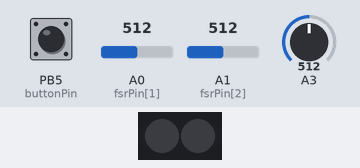
This sketch was run on a simulated ATtiny85, built with avr-gcc and run on an emulated ATtiny85. Shown: 2 RGB LEDs in strip order, left to right. Inputs (shaded band) come from the test bench; at power-on: PB5 (buttonPin) HIGH, A0 (fsrPin[1]) = 512, A1 (fsrPin[2]) = 512, A3 = 512. The local clock reads 2024-03-15 10:24:30 at power-on unless the sketch sets it; storage starts empty.

Above: at 0.12 s.
At 2.7 s:
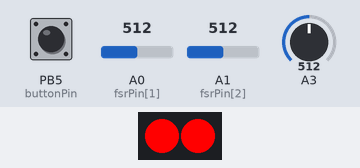
Timing chart, 0 to 6.8 s (numbered marks = the images above):
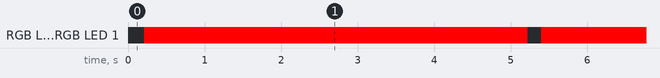

Measured:
- by itself, RGB LED 0, RGB LED 1: alternates RGB(255, 0, 0) for 5.0 s and off for 0.17 s

The sketch:

SmartBoot.ino
```cpp
//------------------------------------------------------------
//------------------------------------------------------------
// Inclusions and Initializations

// SD Shield
#include <SPI.h>
#include <SD.h>
Sd2Card card;
SdVolume volume;
SdFile root;
File dataFile;
File Inputs;
File CalibrationFile;
int FSR, alpha;

// RTC
#include <Wire.h>
#include "RTClib.h"
RTC_DS1307 rtc;

// Time stamp variables
int MillisInt = 0;
int time1 = 0;
int setmillis = 0; // millis() is of type long, this will be subtracted from it to reset the millisecond counter.
String DateString, TimeString, HourString, MinuteString, SecondString, RecordString; // String that will be recorded to the SD Card

//------------------------------------------------------------

// LEDs
//Place LED ground into separate ground from the FSRs!
#include "LPD8806.h"
#include "SPI.h" // Comment out this line if using Trinket or Gemma
#ifdef __AVR_ATtiny85__
#include <avr/power.h>
#endif
int i;
const int nLEDs = 2;
const int dataPin = 4; // Green Wire
const int clockPin = 2; // Blue Wire
LPD8806 strip = LPD8806(nLEDs, dataPin, clockPin);

// Timing variables for LEDs
long lightTime = 0;
long showTime = 800;

//------------------------------------------------------------

// Force Sensors
// Assigns analog pins to read
const int fsrPin[6] = {13, 14, 15, 11, 8, 7};
// Raw FSR Readings
int fsrReading[6] = {0, 0, 0, 0, 0, 0};

// Force Calibration Values. Tares(i) is the tared value, applied post calibration.
long Calibs[6][2];
float e = 2.781;
float denom = 10000.0; // Denominator of the Calibs columns
int Tares[6];

//Forces Post Calibration
float fsrForce[6];
// Forces post calibration equation.
float Forces[2]; // 0 is front, 1 is back

// Data averaging and smoothing variables:
int blockSize = 11;
float sums[2][11]; // MUST be the same as blockSize!
float aveSum[3];
float positive = 0.0, deviation = 0.0;
int sumcounter = 0;
bool istared = false ;
int valuecount;

// Variables to call tare function
const int buttonPin = 5; // Digital Pin for the button reading
bool buttonState = false; // Button is initially unpressed
int buttonTimer = 0; // Counts number of cycles button is held for

//------------------------------------------------------------

// Variables determining an acceptable PWB step
float AccLow;
float AccHigh;
float Threshhold;
int StanceStart, SwingStart; // millis() stamps of respective events. Difference is reported.
String StanceStartTime; // Time stamp of when the Stance is Started.
boolean InThresh;
int threshCycles = 0;

// Writing values to SD Card
float TempMaxForce, TempMaxRear;
String TempMaxTime;
boolean writeCycle = false;

//------------------------------------------------------------
//------------------------------------------------------------

void setup() {

  // Start Serial Port communication
//Serial.begin(57600);

  //------------------------------------------------------------

  // RTC Setup
#ifdef AVR
  Wire.begin();
#else
  Wire1.begin();
#endif
  rtc.begin();

  if (! rtc.isrunning()) {
    // following line sets the RTC to the date & time this sketch was compiled
    rtc.adjust(DateTime(F(__DATE__), F(__TIME__)));
    // This line sets the RTC with an explicit date & time from the connected PC
  }
  // END RTC Setup

  //------------------------------------------------------------

  // SD Setup
  // make sure that the default chip select pin is set to
  // output, even if you don't use it:
  pinMode(10, OUTPUT);
  // see if the card is present and can be initialized:
  if (!SD.begin(10, 11, 12, 13)) {
    Serial.println("SD card initialization failed!");
    return;
  }
  // Read bodyweight and partial percent
  // from input text file "Inputs.txt" of format: int1, int2
  Inputs = SD.open("Inputs.txt", FILE_READ);
  int BW = Inputs.parseInt();
  int PP = Inputs.parseInt();
  Inputs.close();  // Close this file on the SD Card
  // Calculate threshold values for LED coordination
  AccLow = ((PP - 10) / 100.0) * BW;
  AccHigh = ((PP + 10) / 100.0) * BW;
  Threshhold = .05 * BW;
  // Get calibration information
  CalibrationFile = SD.open("Cal1.txt", FILE_READ);
  if (CalibrationFile.available()) {
    for (FSR = 0; FSR < 6; FSR ++) {
      for (alpha = 0; alpha < 2; alpha++) {
        Calibs[FSR][alpha] = CalibrationFile.parseInt();
      }
    }
    CalibrationFile.close();
  }
  // END SD Setup

  //------------------------------------------------------------

  // LED Setup - Do not connect LED Ground with any other grounds.
#if defined(__AVR_ATtiny85__) && (F_CPU == 16000000L)
  clock_prescale_set(clock_div_1); // Enable 16 MHz on Trinket
#endif

  strip.begin();
  strip.show();
  // END LED Setup
}

//------------------------------------------------------------
//------------------------------------------------------------

void loop() {

  //------------------------------------------------------------

  // DATE & TIME Stamping
  DateTime now = rtc.now(); // Access RTC

  MillisInt = int(millis() - setmillis);

  // Check & manipulate the milliseconds
  if (now.second() == 0 && time1 == 59) { // reset time1 every minute
    time1 = now.second();
    setmillis = millis();
  }
  else if (now.second() > time1 && MillisInt > 500) { // reset milliseconds for new second
    setmillis = millis();
    MillisInt = 0;
    time1 = now.second();
  }
  else if (now.second() == time1 && 1000 <= MillisInt)
    MillisInt -= 3;

  String MillisString = String(MillisInt);

  int milLength = MillisString.length();  // the length of the string of MillisString.
  if (milLength >= 3)
    MillisString = MillisString.substring(milLength - 3);
  // removes all other characters except the last three in the MillisString string.
  if (MillisString.length() < 2)
    MillisString = '0' + MillisString;
  if (MillisString.length() < 3)
    MillisString = '0' + MillisString;
  // End Millisecond Calcuations

  // Set Date String of Year/Month/Day
  DateString = String(now.month()) + '/' + String(now.day()) + '/' + String(now.year()) + ' ';

  // Time String. Inserting zeros where appropriate to keep the format: HH:MM:SS.XXX
  if (now.hour() < 10)
    HourString = '0' + String(now.hour()) ;
  else
    HourString = String(now.hour()) ;

  if (now.minute() < 10)
    MinuteString = '0' + String(now.minute());
  else
    MinuteString = String(now.minute());

  if (now.second() < 10)
    SecondString = '0' + String(now.second());
  else
    SecondString = String(now.second());

  TimeString = HourString + ':';
  TimeString += MinuteString + ':';
  TimeString += SecondString + '.' ;
  TimeString += MillisString + ' ';
  // END DATE & TIME Stamping - Do not combine Date and time strings into one string.

  //------------------------------------------------------------

  // Call Tare Function
  if (buttonState == false) {
    buttonTimer = 0;
  }
  else {
    buttonTimer++;
  }
  buttonState = digitalRead(buttonPin);
  if (buttonTimer >= 20) {
    Tare();
    buttonTimer = 0;
  }
  // End Call Tare Function

  //------------------------------------------------------------

  // FORCE DATA

  // Collect raw force data and apply calibrations & tares
  for (FSR = 0; FSR < 6; FSR++) {
    fsrReading[FSR] = analogRead(fsrPin[FSR]);
    fsrForce[FSR] = Calibs[FSR][0] / denom
                    * pow(e, Calibs[FSR][1] / denom * fsrReading[FSR])
                    - Calibs[FSR][0] / denom - Tares[FSR];
  }
  Forces[0] = fsrForce[2] + fsrForce[4] + fsrForce[5] ;
  Forces[1] = fsrForce[0] + fsrForce[1] + fsrForce[3] ;

  // find the average of the current mean block
  if (istared) {
    for (alpha = 0; alpha < 2; alpha++) {
      aveSum[alpha] -= sums[alpha][sumcounter] / blockSize;
      sums[alpha][sumcounter] = Forces[alpha];
      aveSum[alpha] += Forces[alpha] / blockSize;
    }

    sumcounter++;
    aveSum[2] = aveSum[0] + aveSum[1];

    if (sumcounter == blockSize)
      sumcounter = 0;
  }
//  Serial.print("AveSum:");
//  Serial.println(aveSum[2]);
  //    if (valuecount < blockSize)
  //      valuecount++;
  //    // Signal smoothing algorithm
  //    // Undo previous adjustment
  //    else {
  //      aveSum -= positive * deviation / (blockSize ^ 2);
  //      positive = 0; // net number of data points above or below mean
  //      deviation = 0; // sum of distances from the mean
  //      for (int i = 0; i < blockSize; i++) {
  //        positive += ((sums[i] - aveSum) >= 0) ? 1 : -1;
  //        deviation += abs(sums[i] - aveSum);
  //      }
  //      aveSum += (positive/abs(positive)) * deviation / (blockSize ^ 2);
  //      Serial.print("Positive");
  //      Serial.println(positive);
  //      Serial.print("aveSum:");
  //      Serial.println(aveSum);
  //    }

  // END FORCE DATA

  //-----------------------------------------------------------

  //  Begin resulting actions from force measurement
  // Writing to SD Card
  // Coloring LEDs
  if (aveSum[2] > Threshhold) {
    if (!InThresh)
      StanceStart = millis();
      StanceStartTime = TimeString;
    InThresh = true;
    threshCycles++;

//    if (aveSum[2] > TempMaxForce) {
//      TempMaxTime = TimeString;
//      TempMaxForce = aveSum[2];
//      TempMaxRear = aveSum[1];
//    }
  }
  else {
    if (InThresh && threshCycles > 20){ // Ensures that the force values are not wavering at threshhold.
      writeCycle = true;
      SwingStart = millis();
    }
    InThresh = false;
    threshCycles = 0;
  }

  if (!InThresh) {
    strip.show();
    if (writeCycle) {
      File dataFile = SD.open("data.txt", FILE_WRITE);
      if (dataFile) {
        dataFile.print(DateString);
        dataFile.print(StanceStartTime);
        dataFile.print(SwingStart - StanceStart);
        dataFile.close();
      }
      writeCycle = false;
//      if (TempMaxForce >= AccLow && TempMaxForce <= AccHigh) {
//        justRight();
//        lightTime = millis();
//
//      }
//      else if (TempMaxForce < AccLow) {
//        tooLittle();
//        lightTime = millis();
//      }
//      else if (TempMaxForce > AccHigh) {
//        tooMuch();
//        lightTime = millis();
//      }
//      TempMaxForce = 0;
    }
  }
  // Allows the LEDs to remain lit for a short time
//  if (millis() - lightTime > showTime || InThresh)
//    noColor();
}

//------------------------------------------------------------
//------------------------------------------------------------

// LED functions
void tooLittle() {
  for (i = 0; i < strip.numPixels(); i++) {
    strip.setPixelColor(i, strip.Color(0, 0, 127)); // All Blue
  }
}

void justRight() {
  for (i = 0; i < strip.numPixels(); i++) {
    strip.setPixelColor(i, strip.Color(0, 127, 0)); // All Green
  }
}

void tooMuch() {
  for (i = 0; i < strip.numPixels(); i++) {
    strip.setPixelColor(i, strip.Color(127, 0, 0)); // All Red
  }
}

void noColor() {
  for (i = 0; i < strip.numPixels(); i++) {
    strip.setPixelColor(i, strip.Color(0, 0, 0)); // All Black
  }
}
// END LED functions

//------------------------------------------------------------
//------------------------------------------------------------

// TARE Function
// Resets the intercepts of the calibration equations to tare the force values.
// A 5-second measurement is taken and averaged, then subtracted off.

void Tare() {
  tooMuch();
  strip.show();
  long TareStart = millis();
  long TareEnd = TareStart + 5000; // 5 seconds of data
  int AverageCounter = 0;
  float Tare[6] = {};
  InThresh = false;
  istared = true;
  valuecount = 0;
  // Reset moving average array to 0
  for (alpha = 0; alpha < 2 ; alpha ++) {
    for (int c; c < 10; c++)
      sums[alpha][c] = 0;
  }
  while (millis() <= TareEnd) {
    AverageCounter++;
    for (FSR = 0; FSR < 6; FSR++) {
      fsrReading[FSR] = analogRead(fsrPin[FSR]);
      Tare[FSR] += fsrForce[FSR] = Calibs[FSR][0] / denom
                                   * pow(e, Calibs[FSR][1] / denom * fsrReading[FSR])
                                   - Calibs[FSR][0] / denom;
    }
  }
  for (FSR = 0; FSR < 6; FSR++)
    Tares[FSR] = Tare[FSR] / AverageCounter ;

  noColor();
  strip.show();
}
// END TARE Function

//------------------------------------------------------------
//------------------------------------------------------------
```
